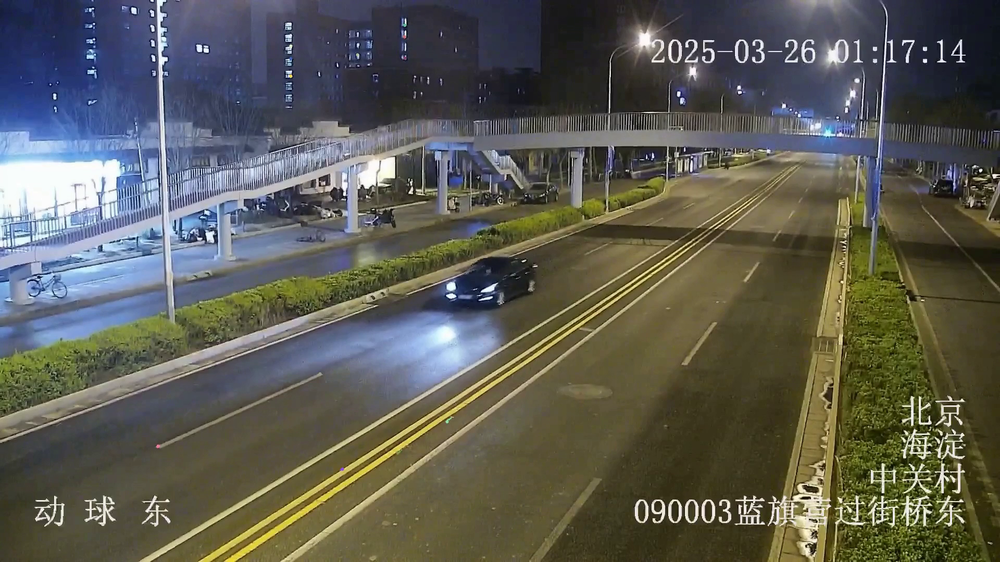
#> input picture first_frame.png, 1000 x 562 px, shrunk from 1920 x 1080 before the run
$ python -i image_enhancement.py   (imports and definitions only)
#> lines starting #> are read from the running program, lines starting #| are printed output that depends on the picture
#> further down, picture is the input picture: shape (562, 1000, 3); mean B, G, R 83.2, 92, 92.1
import cv2
import numpy as np

def enhance_frame_for_tracking(frame, use_clahe=True, use_bilateral=False):
    """
    对单帧图像进行增强以优化角点追踪。
    Args:
        frame: 单帧图像 (H, W, 3) 默认 BGR 或 RGB
        use_clahe: bool, 是否应用局部对比度增强自适应直方图均衡化 (CLAHE)
        use_bilateral: bool, 是否应用双边滤波 (保留边缘的降噪)
    Returns:
        增强后的帧图像 (H, W, 3)
    """
#> called with use_clahe = True, use_bilateral = False
    # 转换为灰度图以进行光照和对比度处理
    gray = cv2.cvtColor(frame, cv2.COLOR_BGR2GRAY)
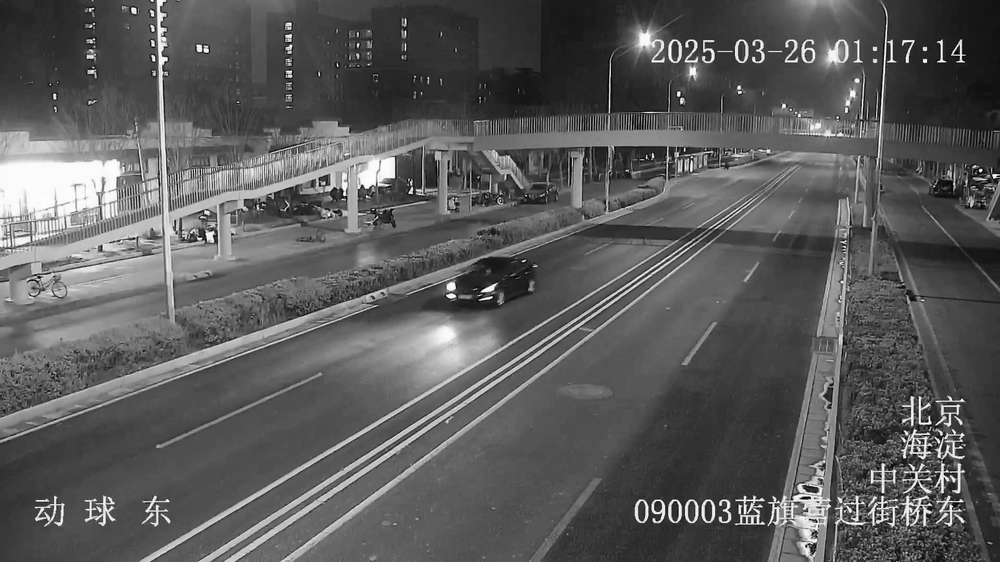
#> gray: shape (562, 1000); min 0, max 255, mean 91

    # 1. 降噪 (可选) - 双边滤波
    if use_bilateral:
        gray = cv2.bilateralFilter(gray, d=5, sigmaColor=50, sigmaSpace=50)

    # 2. 局部对比度增强 (强烈推荐) - CLAHE
    if use_clahe:
        clahe = cv2.createCLAHE(clipLimit=2.0, tileGridSize=(8, 8))
        gray = clahe.apply(gray)
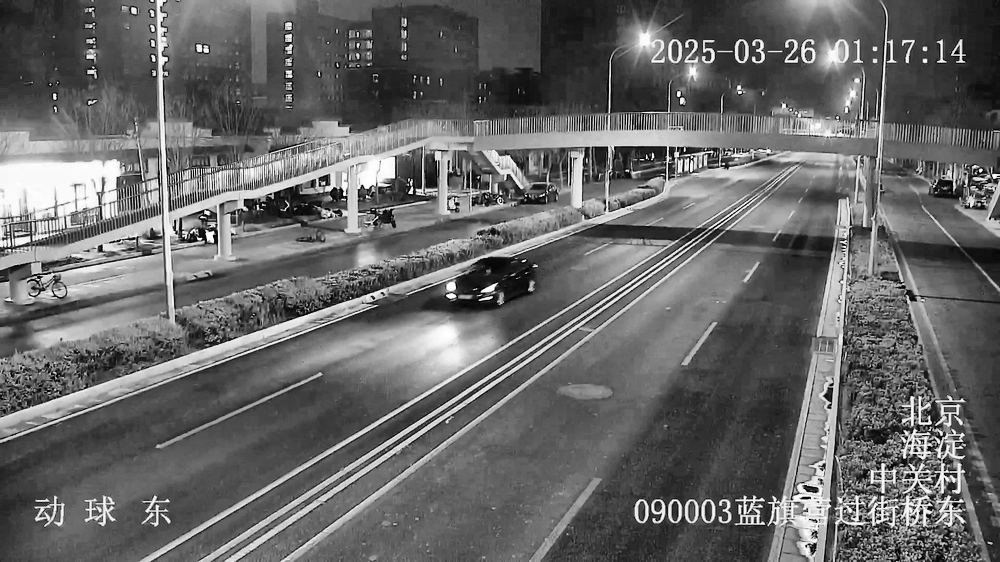
#> gray: shape (562, 1000); min 0, max 255, mean 103.6

    # 将处理后的灰度图转换回3通道 (许多深度学习追踪器如Co-Tracker需要3通道输入)
    enhanced_rgb = cv2.cvtColor(gray, cv2.COLOR_GRAY2RGB)

    return enhanced_rgb

def enhance_frames(frames, use_clahe=True, use_bilateral=False):
    """
    对一个视频帧数组进行批量增强。
    Args:
        frames: np.ndarray 形状为 (T, H, W, 3)
        use_clahe: bool, 默认 True
        use_bilateral: bool, 默认 False
    Returns:
        被增强的视频帧列表 np.ndarray 形状为 (T, H, W, 3)
    """
    if not use_clahe and not use_bilateral:
        return frames

    print(f"Applying image enhancements (CLAHE={use_clahe}, Bilateral={use_bilateral})...")

    # Create CLAHE object once if needed
    clahe = cv2.createCLAHE(clipLimit=2.0, tileGridSize=(8, 8)) if use_clahe else None

    enhanced_frames = np.empty_like(frames)
    for i in range(frames.shape[0]):
        # Inline processing to avoid function call overhead
        gray = cv2.cvtColor(frames[i], cv2.COLOR_BGR2GRAY)
        if use_bilateral:
            gray = cv2.bilateralFilter(gray, d=5, sigmaColor=50, sigmaSpace=50)
        if use_clahe:
            gray = clahe.apply(gray)
        enhanced_frames[i] = cv2.cvtColor(gray, cv2.COLOR_GRAY2RGB)

    print("Image enhancement complete.")
    return enhanced_frames

>>> import cv2
>>> picture = cv2.imread('../first_frame.png')
>>> result = enhance_frame_for_tracking(picture)
